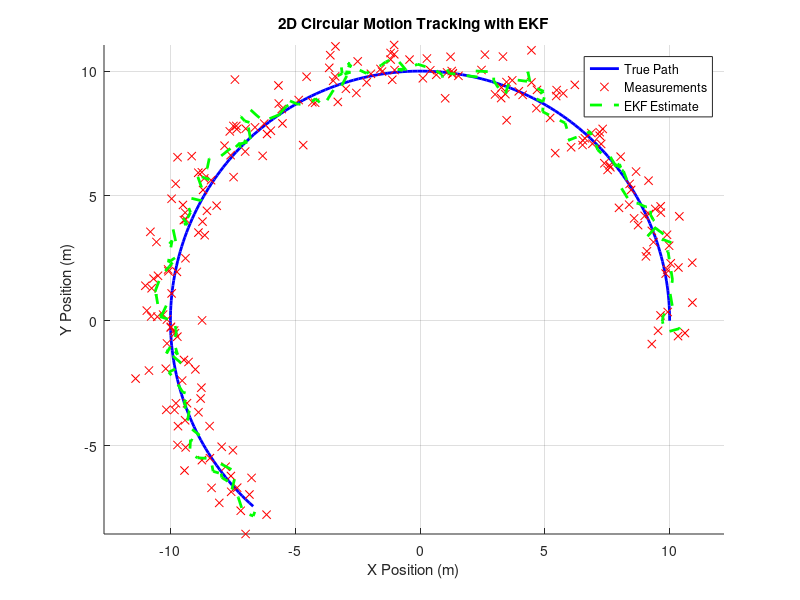
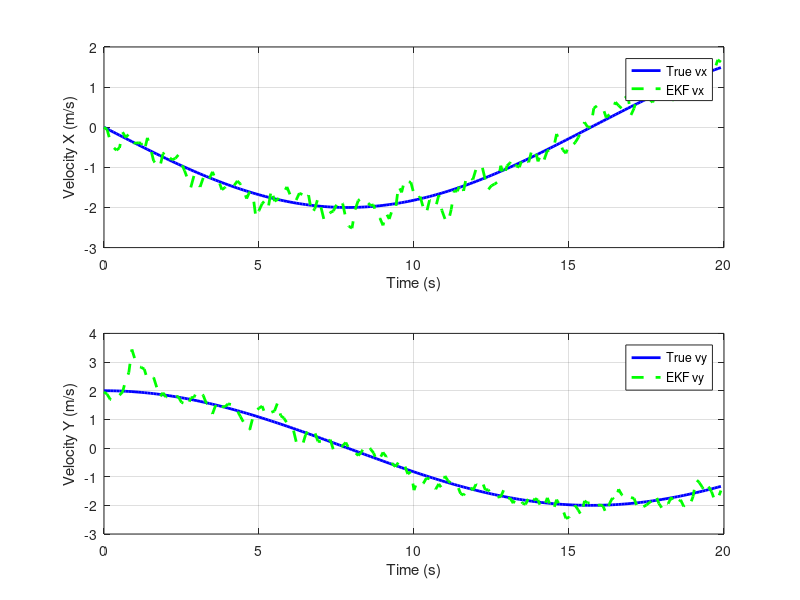

The MATLAB script that drew these images, in order:
clc; clear; close all;

%% Parameters
dt = 0.1;               % Time step (s)
T  = 20;                % Total time (s)
N  = T/dt;              % Number of steps

%% True system (object moving in a circle)
r = 10;                 % Radius
omega = 0.2;            % Angular velocity (rad/s)

%% EKF State-space model
% State vector: [x; y; vx; vy]
Q = 0.05 * eye(4);   % Process noise covariance
R = 0.5 * eye(2);    % Measurement noise covariance
H = [1 0 0 0; 0 1 0 0];  % Measurement matrix (position only)

%% Initialization
x_est = [r; 0; 0; r*omega]; % Initial EKF estimate
P = eye(4);                  % Initial covariance

%% Storage
true_states = zeros(4,N);
meas = zeros(2,N);
estimates = zeros(4,N);

%% Helper function for Gaussian noise
randn_cov = @(cov,n) chol(cov,'lower') * randn(size(cov,1),n);

%% Simulation loop
for k = 1:N
    t = (k-1)*dt;
    
    % --- True circular motion ---
    x_true = [r*cos(omega*t);
              r*sin(omega*t);
             -r*omega*sin(omega*t);
              r*omega*cos(omega*t)];
    true_states(:,k) = x_true;
    
    % --- Measurement (noisy position only) ---
    z = H * x_true + randn_cov(R,1);
    meas(:,k) = z;
    
    % --- EKF Prediction ---
    % Nonlinear state transition (circular motion approximation)
    f = @(x) [x(1) + dt*x(3);
              x(2) + dt*x(4);
             -omega^2*x(1)*dt + x(3);
             -omega^2*x(2)*dt + x(4)];
    
    % Jacobian of f wrt x
    F = [1 0 dt 0;
         0 1 0 dt;
        -omega^2*dt 0 1 0;
         0 -omega^2*dt 0 1];
    
    % Prediction
    x_pred = f(x_est);
    P_pred = F * P * F' + Q;
    
    % --- Measurement Update ---
    K = P_pred * H' / (H * P_pred * H' + R);
    x_est = x_pred + K * (z - H*x_pred);
    P = (eye(4) - K*H) * P_pred;
    
    % Store estimates
    estimates(:,k) = x_est;
end

%% --- Visualization ---

t = 0:dt:T-dt;

% Position tracking
figure; hold on; grid on; axis equal;
plot(true_states(1,:), true_states(2,:), 'b-', 'LineWidth', 2);
plot(meas(1,:), meas(2,:), 'rx', 'MarkerSize', 6);
plot(estimates(1,:), estimates(2,:), 'g--', 'LineWidth', 2);
legend('True Path','Measurements','EKF Estimate');
xlabel('X Position (m)'); ylabel('Y Position (m)');
title('2D Circular Motion Tracking with EKF');

% Velocity tracking
figure;
subplot(2,1,1);
plot(t, true_states(3,:), 'b-', 'LineWidth', 2); hold on; grid on;
plot(t, estimates(3,:), 'g--', 'LineWidth', 2);
legend('True vx','EKF vx'); xlabel('Time (s)'); ylabel('Velocity X (m/s)');

subplot(2,1,2);
plot(t, true_states(4,:), 'b-', 'LineWidth', 2); hold on; grid on;
plot(t, estimates(4,:), 'g--', 'LineWidth', 2);
legend('True vy','EKF vy'); xlabel('Time (s)'); ylabel('Velocity Y (m/s)');
